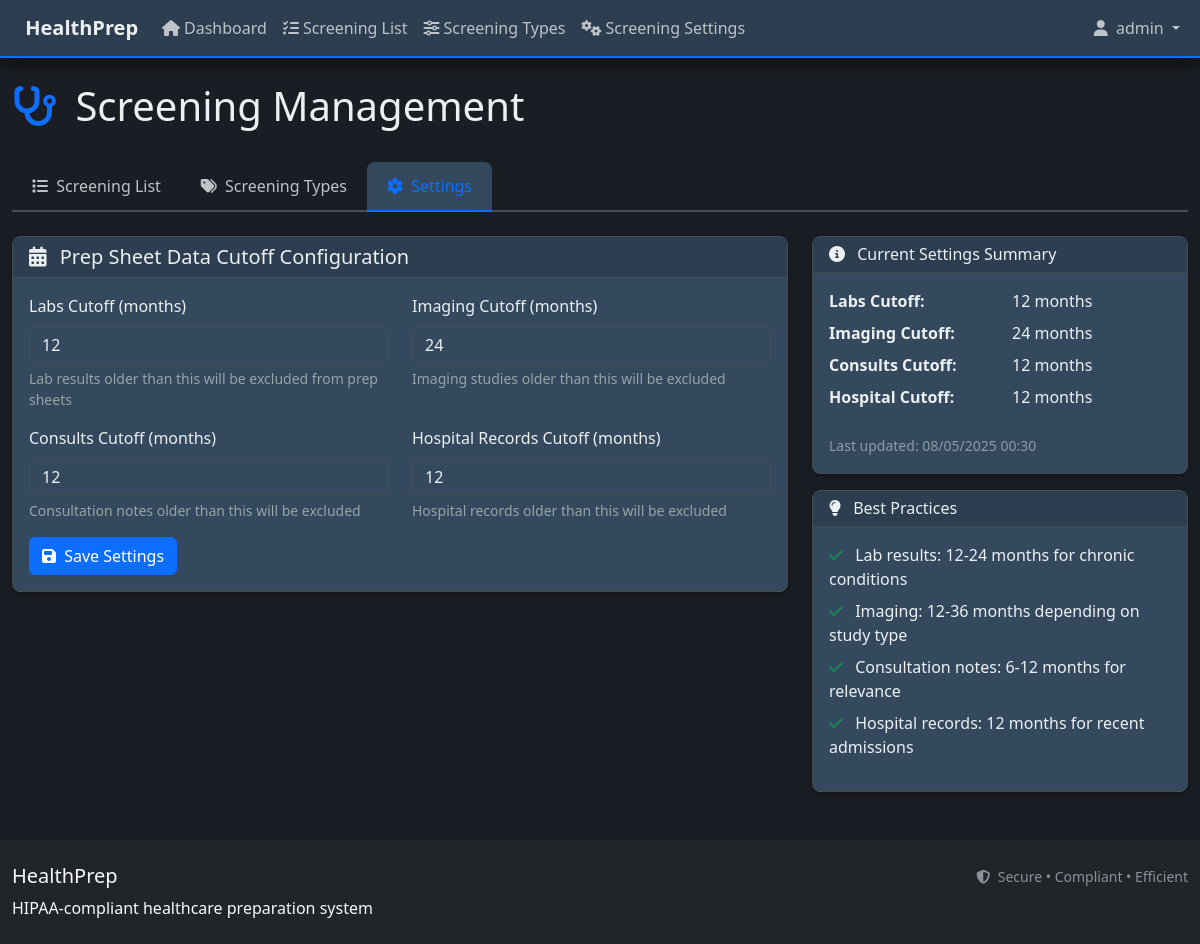
The app's page /screening/settings (signed in) with its own data.
### models.py (models this page shows, shortened)
class User(UserMixin, db.Model):
    __tablename__ = 'users'
    id = db.Column(db.Integer, primary_key=True)
    username = db.Column(db.String(80), unique=True, nullable=False)
    email = db.Column(db.String(120), unique=True, nullable=False)
    password_hash = db.Column(db.String(255), nullable=False)
    is_admin = db.Column(db.Boolean, default=False, nullable=False)
    created_at = db.Column(db.DateTime, default=datetime.utcnow)
    last_login = db.Column(db.DateTime)
    @property
    def is_active(self):
        return True  # All users are active by default

class PrepSheetSettings(db.Model):
    __tablename__ = 'prep_sheet_settings'
    id = db.Column(db.Integer, primary_key=True)
    labs_cutoff_months = db.Column(db.Integer, default=12)
    imaging_cutoff_months = db.Column(db.Integer, default=24)
    consults_cutoff_months = db.Column(db.Integer, default=12)
    hospital_cutoff_months = db.Column(db.Integer, default=12)
    updated_at = db.Column(db.DateTime, default=datetime.utcnow, onupdate=datetime.utcnow)

### routes/screening_routes.py (the view, shortened to what this page needs)
@screening_bp.route('/settings', methods=['GET', 'POST'])
@login_required
def screening_settings():
    try:
        from forms import PrepSheetSettingsForm
        from models import PrepSheetSettings
        settings = PrepSheetSettings.query.first()
        if not settings:
            settings = PrepSheetSettings()
            db.session.add(settings)
            db.session.commit()
        form = PrepSheetSettingsForm(obj=settings)
        return render_template('screening/settings.html', form=form, settings=settings)
    except Exception as e:
        logger.error(f"Error in screening settings: {str(e)}")
        flash('Error loading screening settings', 'error')
        return render_template('error/500.html'), 500

### forms.py
class PrepSheetSettingsForm(FlaskForm):
    labs_cutoff_months = IntegerField('Labs Cutoff (months)',
                                     validators=[DataRequired(), NumberRange(min=1, max=120)],
                                     default=12)
    imaging_cutoff_months = IntegerField('Imaging Cutoff (months)',
                                        validators=[DataRequired(), NumberRange(min=1, max=120)],
                                        default=12)
    consults_cutoff_months = IntegerField('Consults Cutoff (months)',
                                         validators=[DataRequired(), NumberRange(min=1, max=120)],
                                         default=12)
    hospital_cutoff_months = IntegerField('Hospital Records Cutoff (months)',
                                         validators=[DataRequired(), NumberRange(min=1, max=120)],
                                         default=12)
    submit = SubmitField('Save Settings')

### app.py (called while the page is built)
def register_template_utilities(app):
    @app.template_filter('datetime')
    def datetime_filter(value, format='%Y-%m-%d %H:%M'):
        if value is None:
            return ""
        return value.strftime(format)
    @app.context_processor
    def inject_cache_timestamp():
        import time
        return dict(cache_timestamp=int(time.time()))
    @app.context_processor
    def inject_csrf_token():
        from secrets import token_urlsafe
        return dict(csrf_token=lambda: token_urlsafe(32))

### templates/screening/settings.html (shortened to what this page needs)
{% extends 'base_user.html' %}
{% block content %}
<div class="d-flex justify-content-between align-items-center mb-4">
    <h1>
        <i class="fas fa-stethoscope me-2 text-primary"></i>
        Screening Management
    </h1>
</div>
<ul class="nav nav-tabs mb-4" id="screeningTabs" role="tablist">
    <li class="nav-item" role="presentation">
        <a class="nav-link" href="{{ url_for('screening.screening_list') }}" role="tab">
            <i class="fas fa-list me-1"></i>
            Screening List
        </a>
    </li>
    <li class="nav-item" role="presentation">
        <a class="nav-link" href="{{ url_for('screening.screening_types') }}" role="tab">
            <i class="fas fa-tags me-1"></i>
            Screening Types
        </a>
    </li>
    <li class="nav-item" role="presentation">
        <a class="nav-link active" href="{{ url_for('screening.screening_settings') }}" role="tab">
            <i class="fas fa-cog me-1"></i>
            Settings
        </a>
    </li>
</ul>
<div class="row">
    <div class="col-lg-8">
        <div class="card">
            <div class="card-header">
                <h5 class="mb-0">
                    <i class="fas fa-calendar-alt me-2"></i>
                    Prep Sheet Data Cutoff Configuration
                </h5>
            </div>
            <div class="card-body">
                <form method="POST">
                    <div class="row">
                        <div class="col-md-6">
                            <div class="mb-3">
                                {{ form.labs_cutoff_months.label(class="form-label") }}
                                {{ form.labs_cutoff_months(class="form-control") }}
                                <div class="form-text">
                                    Lab results older than this will be excluded from prep sheets
                                </div>
                            </div>
                        </div>
                        <div class="col-md-6">
                            <div class="mb-3">
                                {{ form.imaging_cutoff_months.label(class="form-label") }}
                                {{ form.imaging_cutoff_months(class="form-control") }}
                                <div class="form-text">
                                    Imaging studies older than this will be excluded
                                </div>
                            </div>
                        </div>
                    </div>
                    <div class="row">
                        <div class="col-md-6">
                            <div class="mb-3">
                                {{ form.consults_cutoff_months.label(class="form-label") }}
                                {{ form.consults_cutoff_months(class="form-control") }}
                                <div class="form-text">
                                    Consultation notes older than this will be excluded
                                </div>
                            </div>
                        </div>
                        <div class="col-md-6">
                            <div class="mb-3">
                                {{ form.hospital_cutoff_months.label(class="form-label") }}
                                {{ form.hospital_cutoff_months(class="form-control") }}
                                <div class="form-text">
                                    Hospital records older than this will be excluded
                                </div>
                            </div>
                        </div>
                    </div>
                    <div class="d-flex justify-content-between">
                        <button type="submit" class="btn btn-primary">
                            <i class="fas fa-save me-1"></i>
                            Save Settings
                        </button>
                    </div>
                </form>
            </div>
        </div>
    </div>
    <div class="col-lg-4">
        <div class="card">
            <div class="card-header">
                <h6 class="mb-0">
                    <i class="fas fa-info-circle me-2"></i>
                    Current Settings Summary
                </h6>
            </div>
            <div class="card-body">
                {% if settings %}
                    <dl class="row">
                        <dt class="col-6">Labs Cutoff:</dt>
                        <dd class="col-6">{{ settings.labs_cutoff_months }} months</dd>
                        <dt class="col-6">Imaging Cutoff:</dt>
                        <dd class="col-6">{{ settings.imaging_cutoff_months }} months</dd>
                        <dt class="col-6">Consults Cutoff:</dt>
                        <dd class="col-6">{{ settings.consults_cutoff_months }} months</dd>
                        <dt class="col-6">Hospital Cutoff:</dt>
                        <dd class="col-6">{{ settings.hospital_cutoff_months }} months</dd>
                    </dl>
                    {% if settings.updated_at %}
                        <small class="text-muted">
                            Last updated: {{ settings.updated_at.strftime('%m/%d/%Y %H:%M') }}
                        </small>
                    {% endif %}
                {% else %}
                    <p class="text-muted">No settings configured yet.</p>
                {% endif %}
            </div>
        </div>
        <div class="card mt-3">
            <div class="card-header">
                <h6 class="mb-0">
                    <i class="fas fa-lightbulb me-2"></i>
                    Best Practices
                </h6>
            </div>
            <div class="card-body">
                <ul class="list-unstyled">
                    <li class="mb-2">
                        <i class="fas fa-check text-success me-2"></i>
                        Lab results: 12-24 months for chronic conditions
                    </li>
                    <li class="mb-2">
                        <i class="fas fa-check text-success me-2"></i>
                        Imaging: 12-36 months depending on study type
                    </li>
                    <li class="mb-2">
                        <i class="fas fa-check text-success me-2"></i>
                        Consultation notes: 6-12 months for relevance
                    </li>
                    <li class="mb-2">
                        <i class="fas fa-check text-success me-2"></i>
                        Hospital records: 12 months for recent admissions
                    </li>
                </ul>
            </div>
        </div>
    </div>
</div>
{% endblock %}

### templates/base_user.html (shortened to what this page needs)
<!DOCTYPE html>
<html lang="en" data-bs-theme="dark">
<head>
    <link href="https://cdn.jsdelivr.net/npm/bootstrap@5.3.0/dist/css/bootstrap.min.css" rel="stylesheet">
    <link href="https://cdnjs.cloudflare.com/ajax/libs/font-awesome/6.4.0/css/all.min.css" rel="stylesheet">
    <link href="{{ url_for('static', filename='css/custom.css') }}" rel="stylesheet">
    <link href="{{ url_for('static', filename='css/medical_terminology_ui.css') }}" rel="stylesheet">
    <link href="{{ url_for('static', filename='css/loading-states.css') }}" rel="stylesheet">
</head>
<body>
    <nav class="navbar navbar-expand-lg navbar-dark bg-primary">
        <div class="container">
            <a class="navbar-brand" href="{{ url_for('ui.dashboard') }}">
                HealthPrep
            </a>
            <div class="collapse navbar-collapse" id="navbarNav">
                <ul class="navbar-nav me-auto">
                    <li class="nav-item">
                        <a class="nav-link" href="{{ url_for('ui.dashboard') }}">
                            <i class="fas fa-home me-1"></i>Dashboard
                        </a>
                    </li>
                    <li class="nav-item">
                        <a class="nav-link" href="{{ url_for('screening.screening_list', view='list') }}">
                            <i class="fas fa-list-check me-1"></i>Screening List
                        </a>
                    </li>
                    <li class="nav-item">
                        <a class="nav-link" href="{{ url_for('screening.screening_list', view='types') }}">
                            <i class="fas fa-sliders-h me-1"></i>Screening Types
                        </a>
                    </li>
                    <li class="nav-item">
                        <a class="nav-link" href="{{ url_for('screening.screening_list', view='settings') }}">
                            <i class="fas fa-cogs me-1"></i>Screening Settings
                        </a>
                    </li>
                </ul>
                <ul class="navbar-nav">
                    {% if current_user.is_authenticated %}
                        <li class="nav-item dropdown">
                            <a class="nav-link dropdown-toggle" href="#" id="userDropdown" role="button" data-bs-toggle="dropdown">
                                <i class="fas fa-user me-1"></i> {{ current_user.username }}
                            </a>
                        </li>
                    {% else %}
                        <li class="nav-item">
                            <a class="nav-link" href="{{ url_for('auth.login') }}">
                                <i class="fas fa-sign-in-alt me-1"></i> Login
                            </a>
                        </li>
                    {% endif %}
                </ul>
            </div>
        </div>
    </nav>
    <main class="container my-4">
        {% block content %}{% endblock %}
    </main>
    <footer class="bg-dark text-light py-4 mt-5">
        <div class="container">
            <div class="row">
                <div class="col-md-6">
                    <h5>HealthPrep</h5>
                    <p class="mb-0">HIPAA-compliant healthcare preparation system</p>
                </div>
                <div class="col-md-6 text-end">
                    <small class="text-muted">
                        <i class="fas fa-shield-alt me-1"></i>
                        Secure • Compliant • Efficient
                    </small>
                </div>
            </div>
        </div>
    </footer>
</body>
</html>

### static/css/custom.css (style rules this page uses)
:root { --hp-primary: #0d6efd; --hp-secondary: #6c757d; --hp-success: #198754; --hp-danger: #dc3545; --hp-warning: #ffc107; --hp-info: #0dcaf0; --hp-light: #f8f9fa; --hp-dark: #212529; --hp-complete: #20c997; --hp-due-soon: #fd7e14; --hp-due: #e74c3c; --hp-overdue: #ad2121; --hp-confidence-high: #28a745; --hp-confidence-medium: #ffc107; --hp-confidence-low: #dc3545; --hp-bg-primary: #1a1d23; --hp-bg-secondary: #2c3e50; --hp-bg-card: #34495e; --hp-text-primary: #ecf0f1; --hp-text-secondary: #bdc3c7; --hp-text-muted: #95a5a6; --hp-border-color: #454d55; --hp-shadow-sm: 0 0.125rem 0.25rem rgba(0, 0, 0, 0.3); --hp-shadow: 0 0.5rem 1rem rgba(0, 0, 0, 0.4); --hp-shadow-lg: 0 1rem 3rem rgba(0, 0, 0, 0.5); --hp-font-family-medical: 'Segoe UI', Tahoma, Geneva, Verdana, sans-serif; --hp-font-size-medical: 0.9rem; --hp-line-height-medical: 1.5; }
body { background-color: var(--hp-bg-primary); color: var(--hp-text-primary); font-family: var(--hp-font-family-medical); line-height: var(--hp-line-height-medical); }
.container, .container-fluid { max-width: 1400px; }
.navbar { background-color: var(--hp-bg-secondary) !important; border-bottom: 2px solid var(--hp-primary); box-shadow: var(--hp-shadow); }
.navbar-brand { font-weight: 600; color: var(--hp-text-primary) !important; }
.navbar-nav .nav-link { color: var(--hp-text-secondary) !important; font-weight: 500; transition: color 0.3s ease; }
.card { background-color: var(--hp-bg-card); border: 1px solid var(--hp-border-color); box-shadow: var(--hp-shadow-sm); border-radius: 0.5rem; }
.card-header { background-color: var(--hp-bg-secondary); border-bottom: 1px solid var(--hp-border-color); font-weight: 600; color: var(--hp-text-primary); }
.card-body { color: var(--hp-text-primary); }
.form-control, .form-select { background-color: var(--hp-bg-card); border: 1px solid var(--hp-border-color); color: var(--hp-text-primary); }
.form-label { color: var(--hp-text-primary); font-weight: 500; }
.form-text { color: var(--hp-text-muted); }
.btn-primary { background-color: var(--hp-primary); border-color: var(--hp-primary); }
.nav-tabs { border-bottom: 2px solid var(--hp-border-color); }
.nav-tabs .nav-link { color: var(--hp-text-secondary); border: none; background-color: transparent; font-weight: 500; padding: 0.75rem 1.25rem; border-radius: 0.5rem 0.5rem 0 0; margin-bottom: -2px; }
.nav-tabs .nav-link.active { color: var(--hp-primary); background-color: var(--hp-bg-card); border-bottom: 2px solid var(--hp-primary); }

### records on screen
User: username "admin"
PrepSheetSettings: labs_cutoff_months "12", imaging_cutoff_months "24", consults_cutoff_months "12", hospital_cutoff_months "12", updated_at "08/05/2025 00:30"
